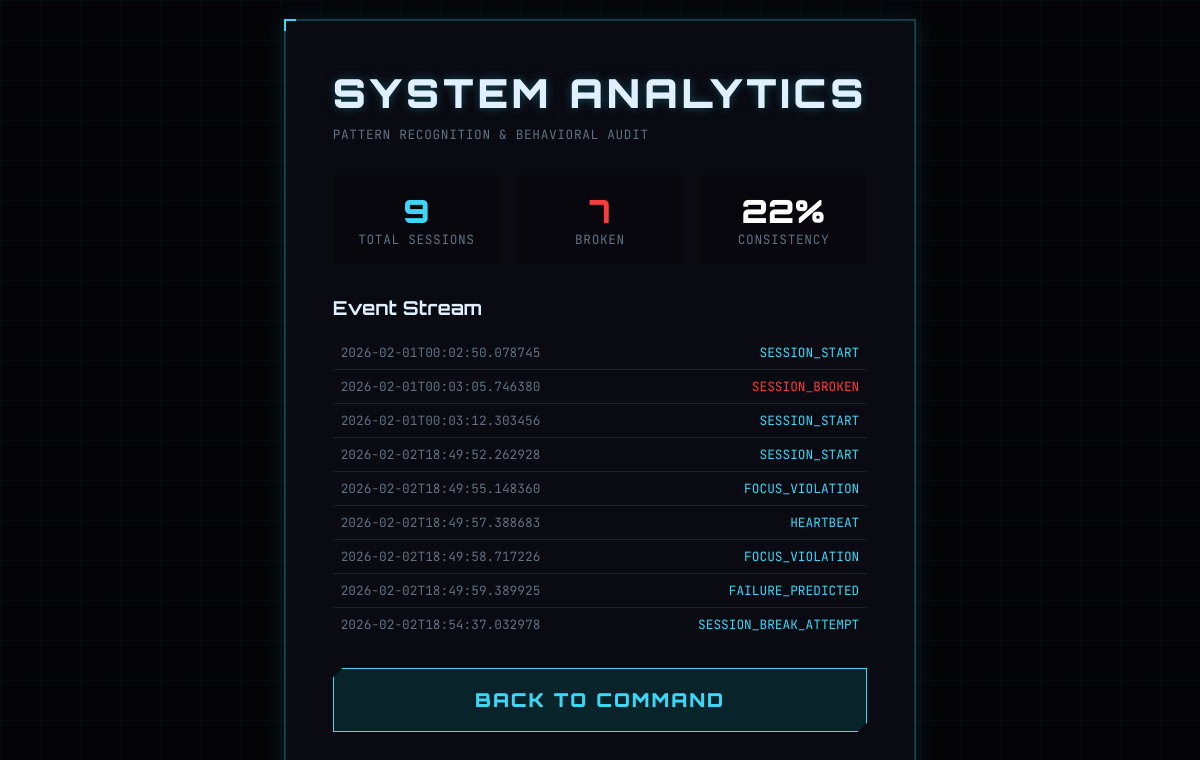
The app's page /analytics with its own data.
### tables this page shows
CREATE TABLE events
                     (id INTEGER PRIMARY KEY AUTOINCREMENT,
                      event_type TEXT NOT NULL,
                      timestamp TEXT NOT NULL,
                      payload TEXT, previous_hash TEXT, hash TEXT);

### run.py (the view)
@app.route("/analytics")
def analytics():
    from app.core.store import EventStore
    store = EventStore()
    events = store.get_events()
    total = sum(1 for e in events if e["type"] == "SESSION_START")
    broken = sum(1 for e in events if e["type"] == "SESSION_BROKEN")
    predicted = sum(1 for e in events if e["type"] == "FAILURE_PREDICTED")
    rate = 0 if total == 0 else int(((total - broken) / total) * 100)
    return render_template(
        "analytics.html",
        events=events,
        total_sessions=total,
        failures=broken,
        success_rate=rate,
        predicted=predicted
    )

### app/core/store.py (called while the page is built)
    def _init_db(self):
        with sqlite3.connect(DB_FILE) as conn:
            conn.execute("""
                CREATE TABLE IF NOT EXISTS events (
                    id INTEGER PRIMARY KEY AUTOINCREMENT,
                    event_type TEXT NOT NULL,
                    timestamp TEXT NOT NULL,
                    payload TEXT,
                    previous_hash TEXT,
                    hash TEXT
                )
            """)
            self._ensure_columns(conn)

    def _ensure_columns(self, conn):
        cursor = conn.execute("PRAGMA table_info(events)")
        columns = [row[1] for row in cursor.fetchall()]
        if "previous_hash" not in columns:
            conn.execute("ALTER TABLE events ADD COLUMN previous_hash TEXT")
        if "hash" not in columns:
            conn.execute("ALTER TABLE events ADD COLUMN hash TEXT")

    def get_events(self):
        with sqlite3.connect(DB_FILE) as conn:
            rows = conn.execute(
                "SELECT event_type, timestamp, payload FROM events ORDER BY id"
            ).fetchall()
        return [
            {
                "type": r[0],
                "timestamp": r[1],
                "payload": json.loads(r[2]) if r[2] else {}
            }
            for r in rows
        ]

### templates/analytics.html
{% extends 'base.html' %}
{% block content %}
<div class="glass-panel" style="max-width: 800px;">
    <h1>System Analytics</h1>
    <p class="subtitle">Pattern Recognition & Behavioral Audit</p>
    <div style="display: grid; grid-template-columns: 1fr 1fr 1fr; gap: 1rem; margin-bottom: 2rem;">
        <div style="background: rgba(0,0,0,0.3); padding: 1rem; text-align: center;">
            <div style="font-size: 2rem; font-weight: 900; color: var(--color-primary);">{{ total_sessions }}</div>
            <div class="subtitle" style="margin:0;">Total Sessions</div>
        </div>
        <div style="background: rgba(0,0,0,0.3); padding: 1rem; text-align: center;">
            <div style="font-size: 2rem; font-weight: 900; color: var(--color-danger);">{{ failures }}</div>
            <div class="subtitle" style="margin:0;">Broken</div>
        </div>
        <div style="background: rgba(0,0,0,0.3); padding: 1rem; text-align: center;">
            <div style="font-size: 2rem; font-weight: 900; color: #fff;">{{ success_rate }}%</div>
            <div class="subtitle" style="margin:0;">Consistency</div>
        </div>
    </div>
    <h2 style="font-size: 1.2rem; margin-bottom: 1rem;">Event Stream</h2>
    <div style="max-height: 300px; overflow-y: auto; text-align: left; font-family: var(--font-mono); font-size: 0.8rem;">
        {% for event in events %}
        <div style="padding: 0.5rem; border-bottom: 1px solid rgba(255,255,255,0.1); display: flex; justify-content: space-between;">
            <span style="color: var(--color-text-muted);">{{ event.timestamp }}</span>
            <span style="{{ 'color: var(--color-danger);' if 'BROKEN' in event.type else 'color: var(--color-primary);' }}">
                {{ event.type }}
            </span>
        </div>
        {% endfor %}
    </div>
    <a href="/" class="btn-primary" style="margin-top: 2rem; text-align: center; text-decoration: none;">Back to Command</a>
</div>
{% endblock %}

### templates/base.html (shortened to what this page needs)
<!DOCTYPE html>
<html lang="en">
<head>
    <link rel="stylesheet" href="{{ url_for('static', filename='css/main.css') }}">
</head>
<body>
    <div id="app">
        {% block content %}{% endblock %}
    </div>
</body>
</html>

### static/css/main.css (style rules this page uses)
:root { --hue-primary: 190; --hue-danger: 0; --hue-bg: 240; --color-bg-deep: #050508; --color-bg-surface: #0a0a12; --color-bg-overlay: rgba(10, 20, 30, 0.85); --color-primary: hsl(var(--hue-primary), 90%, 60%); --color-primary-dim: hsl(var(--hue-primary), 60%, 20%); --color-primary-glow: hsl(var(--hue-primary), 100%, 50%); --color-danger: hsl(var(--hue-danger), 90%, 60%); --color-danger-glow: hsl(var(--hue-danger), 100%, 50%); --color-text-main: #e0f0ff; --color-text-muted: #607080; --font-heading: 'Orbitron', 'Inter', sans-serif; --font-mono: 'JetBrains Mono', monospace; --radius-lg: 4px; --radius-md: 2px; --radius-sm: 2px; --shadow-holo: 0 0 20px rgba(0, 240, 255, 0.1), inset 0 0 0 1px rgba(0, 240, 255, 0.2); --shadow-danger: 0 0 20px rgba(255, 0, 0, 0.1), inset 0 0 0 1px rgba(255, 0, 0, 0.2); }
* { box-sizing: border-box; margin: 0; padding: 0; }
body { background-color: var(--color-bg-deep); color: var(--color-text-main); font-family: var(--font-heading); min-height: 100vh; display: flex; justify-content: center; align-items: center; background-image: linear-gradient(rgba(0, 255, 255, 0.03) 1px, transparent 1px), linear-gradient(90deg, rgba(0, 255, 255, 0.03) 1px, transparent 1px); background-size: 40px 40px; overflow: hidden; }
.glass-panel { background: var(--color-bg-surface); border: 1px solid var(--color-primary-dim); box-shadow: var(--shadow-holo); padding: 3rem; width: 100%; max-width: 500px; min-height: 400px; position: relative; backdrop-filter: blur(5px); display: flex; flex-direction: column; justify-content: center; }
.glass-panel::before, .glass-panel::after { content: ''; position: absolute; width: 10px; height: 10px; border: 2px solid var(--color-primary); transition: all 0.3s ease; }
.glass-panel::before { top: -1px; left: -1px; border-right: none; border-bottom: none; }
.glass-panel::after { bottom: -1px; right: -1px; border-left: none; border-top: none; }
h1 { font-weight: 900; font-size: 2.5rem; margin-bottom: 0.5rem; text-transform: uppercase; letter-spacing: 0.1em; text-shadow: 0 0 10px var(--color-primary-dim); }
.subtitle { color: var(--color-text-muted); font-family: var(--font-mono); font-size: 0.8rem; margin-bottom: 2rem; text-transform: uppercase; letter-spacing: 0.05em; }
.btn-primary { display: block; width: 100%; padding: 1.2rem; border: 1px solid var(--color-primary); background: rgba(0, 255, 255, 0.1); color: var(--color-primary); font-family: var(--font-heading); font-weight: 900; font-size: 1.2rem; letter-spacing: 0.1em; text-transform: uppercase; cursor: pointer; transition: all 0.2s ease; clip-path: polygon(10px 0, 100% 0, 100% calc(100% - 10px), calc(100% - 10px) 100%, 0 100%, 0 10px); }

### records on screen
events: timestamp "2026-02-01T00:02:50.078745", type "SESSION_START"
events: timestamp "2026-02-01T00:03:05.746380", type "SESSION_BROKEN"
events: timestamp "2026-02-01T00:03:12.303456", type "SESSION_START"
events: timestamp "2026-02-02T18:49:52.262928", type "SESSION_START"
events: timestamp "2026-02-02T18:49:55.148360", type "FOCUS_VIOLATION"
events: timestamp "2026-02-02T18:49:57.388683", type "HEARTBEAT"
events: timestamp "2026-02-02T18:49:58.717226", type "FOCUS_VIOLATION"
events: timestamp "2026-02-02T18:49:59.389925", type "FAILURE_PREDICTED"
events: timestamp "2026-02-02T18:54:37.032978", type "SESSION_BREAK_ATTEMPT"

### other values on screen
{{ total_sessions }} "9"
{{ failures }} "7"
{{ success_rate }} "22"
